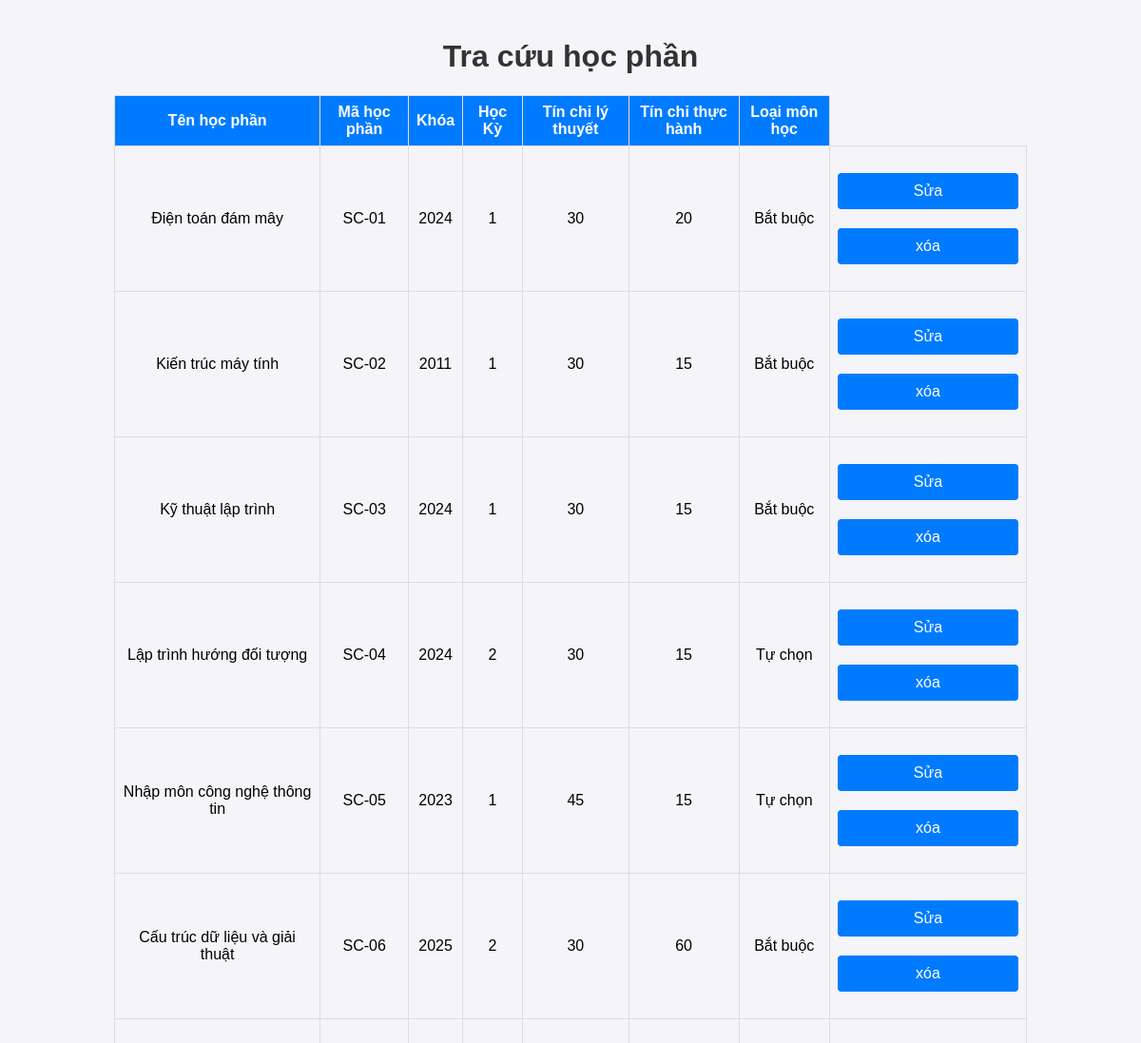
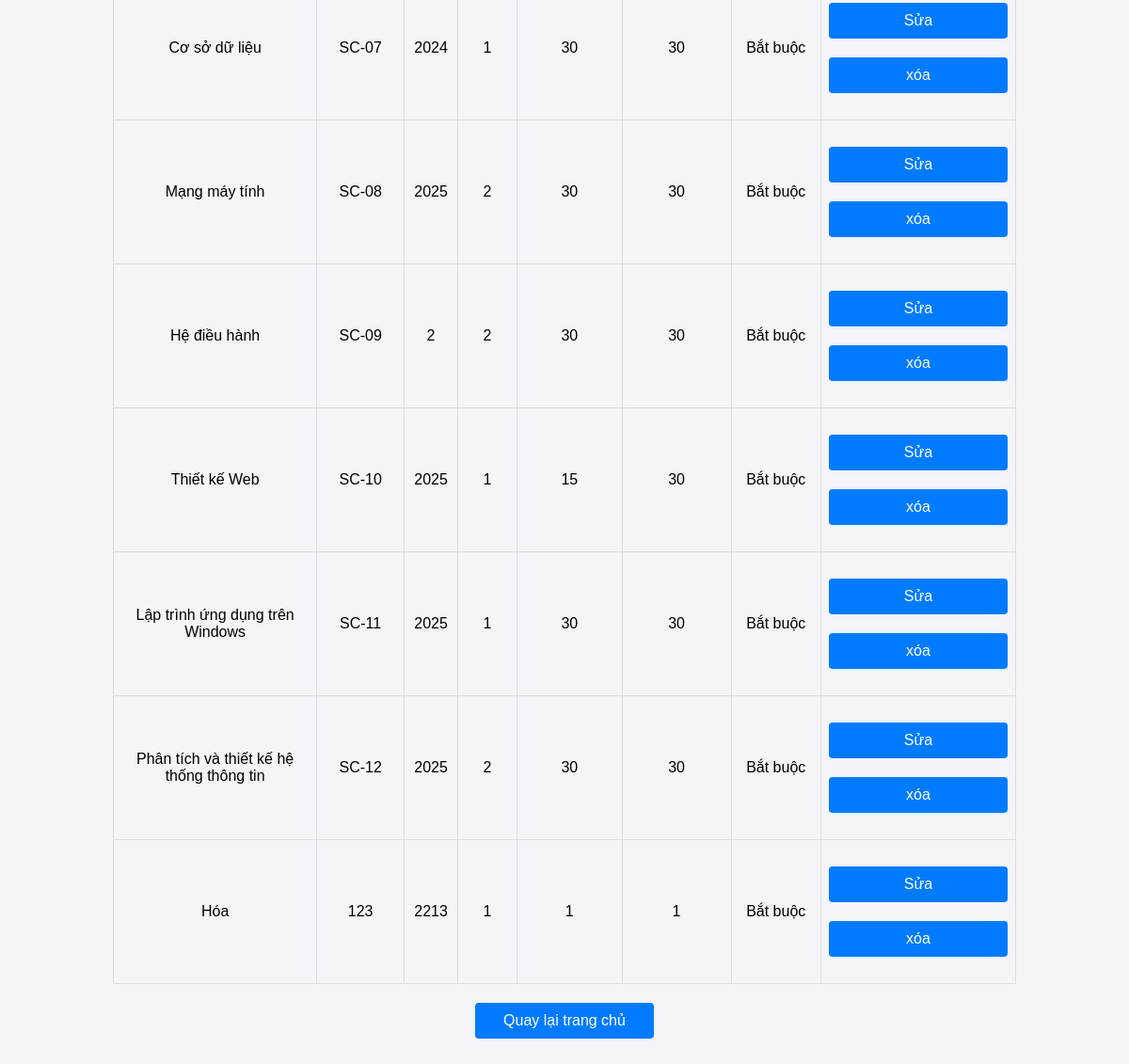
The app's page /search.php (signed in) with its own data (2 pictures, top to bottom).
### tables this page shows
CREATE TABLE `sections` (
  `id` int(11) NOT NULL,
  `section_name` varchar(100) NOT NULL,
  `course_code` varchar(20) DEFAULT NULL,
  `course_name` varchar(100) DEFAULT NULL,
  `semester` int(11) DEFAULT NULL,
  `user_id` int(11) NOT NULL,
  `theoretical_credits` int(11) NOT NULL DEFAULT 0,
  `practical_credits` int(11) NOT NULL DEFAULT 0,
  `course_type` enum('Bắt buộc','Tự chọn') NOT NULL DEFAULT 'Bắt buộc'
);

### search.php (the view, shortened to what this page needs)
<?php
$conn = new mysqli("localhost", "root", "", "StudyFinder");
$query = isset($_GET['query']) ? $_GET['query'] : '';
$user_id = $_SESSION['user_id'];
$is_admin = ($_SESSION['role'] === 'admin');
if ($is_admin) {
    $sql = "SELECT * FROM sections WHERE section_name LIKE ?";
    $type_param = "s";
    $params = ["%$query%"];
} else {
    $sql = "SELECT * FROM sections WHERE user_id = ? AND section_name LIKE ?";
    $type_param = "is";
    $params = [$user_id, "%$query%"];
}
$stmt = $conn->prepare($sql);
$stmt->bind_param($type_param, ...$params);
$stmt->execute();
$result = $stmt->get_result();
?>
<!DOCTYPE html>
<html lang="en">
<head>
    <link rel="stylesheet" href="./css/search.css">
</head>
<body>
    <div class="container">
        <h1>Tra cứu học phần</h1>
        <table>
            <tr>
            <th>Tên học phần</th>
            <th>Mã học phần</th>
            <th>Khóa</th>
            <th>Học Kỳ</th>
            <th>Tín chỉ lý thuyết</th>
            <th>Tín chỉ thực hành</th>
            <th>Loại môn học</th>
            </tr>
            <?php if ($result->num_rows > 0): ?>
                <?php while ($row = $result->fetch_assoc()): ?>
                    <tr>
                    <td><?= htmlspecialchars($row['section_name']) ?></td>
                    <td><?= htmlspecialchars($row['course_code']) ?></td>
                    <td><?= htmlspecialchars($row['course_name']) ?></td>
                    <td><?= htmlspecialchars($row['semester']) ?></td>
                    <td><?= htmlspecialchars($row['theoretical_credits']) ?></td>
                    <td><?= htmlspecialchars($row['practical_credits']) ?></td>
                    <td><?= htmlspecialchars($row['course_type']) ?></td>
                    <?php if ($_SESSION['role'] === 'admin'): ?>
                    <td>
                        <a href="edit_section.php?id=<?= $row['id'] ?>" class="back-btn">Sửa</a>
                        <a href="delete_section.php?id=<?= $row['id'] ?>" class="back-btn">xóa</a>
                    </td>
                    <?php endif; ?>
                    </tr>
                <?php endwhile; ?>
            <?php else: ?>
                <tr>
                    <td colspan="5">Không tìm thấy học phần</td>
                </tr>
            <?php endif; ?>
        </table>
        <a href="index.php" class="back-btn">Quay lại trang chủ</a>
    </div>
</body>
</html>

### css/search.css (style rules this page uses)
body { font-family: Arial, sans-serif; background-color: #f4f4f9; margin: 0; padding: 0; }
.container { width: 80%; margin: auto; padding: 20px; }
h1 { text-align: center; color: #333; }
table { width: 100%; border-collapse: collapse; margin-top: 20px; }
th, td { border: 1px solid #ddd; padding: 8px; text-align: center; }
th { background-color: #007BFF; color: white; }
.back-btn { display: block; margin: 20px auto; padding: 10px 20px; background-color: #007BFF; color: white; text-align: center; text-decoration: none; border-radius: 4px; width: 150px; }

### records on screen
sections: section_name "Điện toán đám mây", course_code "SC-01", course_name "2024", semester "1", theoretical_credits "30", practical_credits "20", course_type "Bắt buộc"
sections: section_name "Kiến trúc máy tính", course_code "SC-02", course_name "2011", semester "1", theoretical_credits "30", practical_credits "15", course_type "Bắt buộc"
sections: section_name "Kỹ thuật lập trình", course_code "SC-03", course_name "2024", semester "1", theoretical_credits "30", practical_credits "15", course_type "Bắt buộc"
sections: section_name "Lập trình hướng đối tượng", course_code "SC-04", course_name "2024", semester "2", theoretical_credits "30", practical_credits "15", course_type "Tự chọn"
sections: section_name "Nhập môn công nghệ thông tin", course_code "SC-05", course_name "2023", semester "1", theoretical_credits "45", practical_credits "15", course_type "Tự chọn"
sections: section_name "Cấu trúc dữ liệu và giải thuật", course_code "SC-06", course_name "2025", semester "2", theoretical_credits "30", practical_credits "60", course_type "Bắt buộc"
sections: section_name "Cơ sở dữ liệu", course_code "SC-07", course_name "2024", semester "1", theoretical_credits "30", practical_credits "30", course_type "Bắt buộc"
sections: section_name "Mạng máy tính", course_code "SC-08", course_name "2025", semester "2", theoretical_credits "30", practical_credits "30", course_type "Bắt buộc"
sections: section_name "Hệ điều hành", course_code "SC-09", course_name "2", semester "2", theoretical_credits "30", practical_credits "30", course_type "Bắt buộc"
sections: section_name "Thiết kế Web", course_code "SC-10", course_name "2025", semester "1", theoretical_credits "15", practical_credits "30", course_type "Bắt buộc"
sections: section_name "Lập trình ứng dụng trên Windows", course_code "SC-11", course_name "2025", semester "1", theoretical_credits "30", practical_credits "30", course_type "Bắt buộc"
sections: section_name "Phân tích và thiết kế hệ thống thông tin", course_code "SC-12", course_name "2025", semester "2", theoretical_credits "30", practical_credits "30", course_type "Bắt buộc"
sections: section_name "Hóa", course_code "123", course_name "2213", semester "1", theoretical_credits "1", practical_credits "1", course_type "Bắt buộc"
